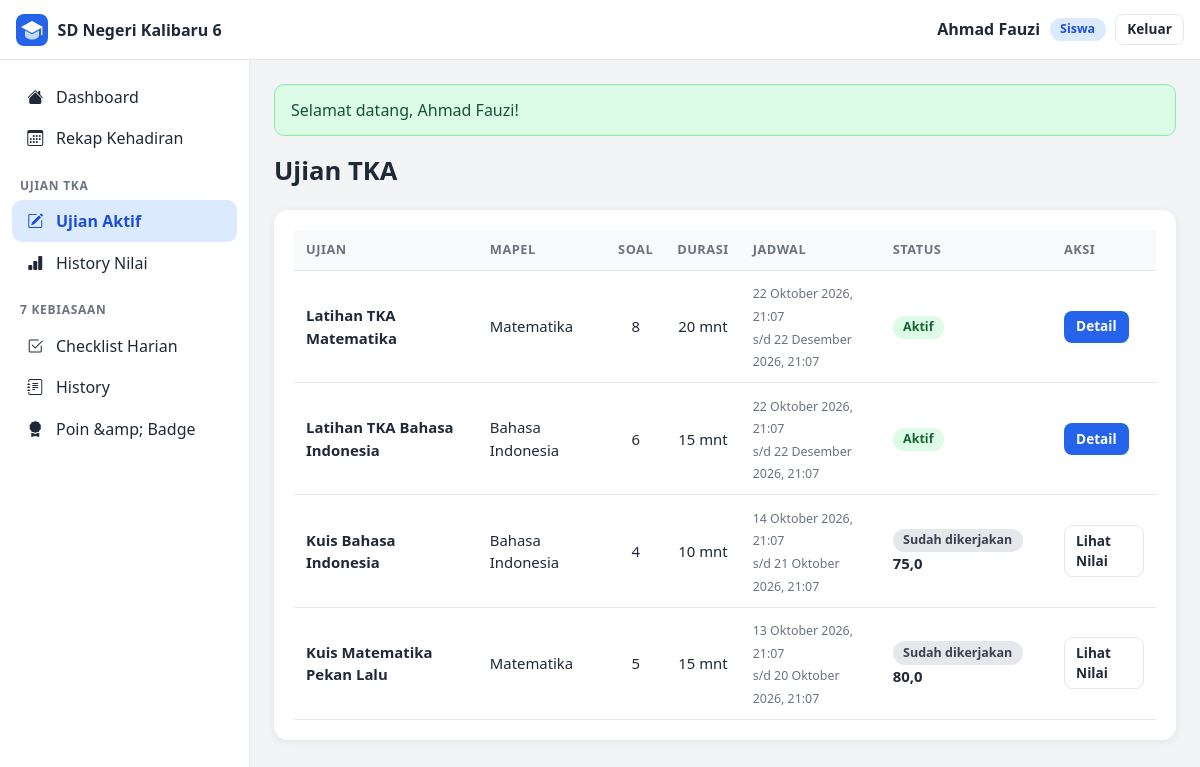
Screenshot of /siswa/ujian.php (signed in) with the database file from the repository.
### tables this page shows
CREATE TABLE siswa (
    id            INT UNSIGNED AUTO_INCREMENT PRIMARY KEY,
    user_id       INT UNSIGNED NOT NULL UNIQUE,
    nisn          VARCHAR(20) NOT NULL UNIQUE,
    nama          VARCHAR(100) NOT NULL,
    jenis_kelamin ENUM('L','P') NOT NULL,
    tanggal_lahir DATE NULL,
    alamat        VARCHAR(255) NULL,
    kelas_id      INT UNSIGNED NOT NULL,
    orang_tua_id  INT UNSIGNED NULL,
    status        ENUM('aktif','nonaktif') NOT NULL DEFAULT 'aktif',
    CONSTRAINT fk_siswa_user  FOREIGN KEY (user_id)      REFERENCES users(id)     ON DELETE CASCADE,
    CONSTRAINT fk_siswa_kelas FOREIGN KEY (kelas_id)     REFERENCES kelas(id),
    CONSTRAINT fk_siswa_ortu  FOREIGN KEY (orang_tua_id) REFERENCES orang_tua(id) ON DELETE SET NULL
);

CREATE TABLE ujian (
    id            INT UNSIGNED AUTO_INCREMENT PRIMARY KEY,
    nama_ujian    VARCHAR(150) NOT NULL,
    mapel_id      INT UNSIGNED NOT NULL,
    kelas_id      INT UNSIGNED NOT NULL,
    durasi_menit  SMALLINT UNSIGNED NOT NULL,
    waktu_mulai   DATETIME NOT NULL,
    waktu_selesai DATETIME NOT NULL,
    status        ENUM('draft','aktif') NOT NULL DEFAULT 'draft',
    CONSTRAINT fk_ujian_mapel FOREIGN KEY (mapel_id) REFERENCES mata_pelajaran(id),
    CONSTRAINT fk_ujian_kelas FOREIGN KEY (kelas_id) REFERENCES kelas(id)
);

CREATE TABLE mata_pelajaran (
    id         INT UNSIGNED AUTO_INCREMENT PRIMARY KEY,
    nama_mapel VARCHAR(80) NOT NULL UNIQUE,
    keterangan VARCHAR(255) NULL
);

CREATE TABLE hasil_ujian (
    id            INT UNSIGNED AUTO_INCREMENT PRIMARY KEY,
    ujian_id      INT UNSIGNED NOT NULL,
    siswa_id      INT UNSIGNED NOT NULL,
    waktu_mulai   DATETIME NOT NULL,
    waktu_selesai DATETIME NULL,
    status        ENUM('berlangsung','selesai') NOT NULL DEFAULT 'berlangsung',
    jumlah_benar  SMALLINT UNSIGNED NULL,
    jumlah_salah  SMALLINT UNSIGNED NULL,
    nilai         DECIMAL(5,2) NULL,
    UNIQUE KEY uq_hasil_ujian_siswa (ujian_id, siswa_id),
    CONSTRAINT fk_hasil_ujian FOREIGN KEY (ujian_id) REFERENCES ujian(id) ON DELETE CASCADE,
    CONSTRAINT fk_hasil_siswa FOREIGN KEY (siswa_id) REFERENCES siswa(id) ON DELETE CASCADE
);

### includes/auth.php (called while the page is built, shortened)
<?php
require_once __DIR__ . '/../config/database.php';
function e($nilai): string
{
    return htmlspecialchars((string) $nilai, ENT_QUOTES, 'UTF-8');
}
function url(string $path = ''): string
{
    return BASE_URL . '/' . ltrim($path, '/');
}
function ambil_flash(): array
{
    $daftar = $_SESSION['flash'] ?? [];
    return $daftar;
}
function user(): ?array
{
    return $_SESSION['user'] ?? null;
}
function halaman_beranda(string $role): string
{
    switch ($role) {
        case 'siswa':    return url('siswa/dashboard.php');
    }
}
function wajib_login(): array
{
    $u = user();
    return $u;
}
function nama_role(string $role): string
{
    $label = ['admin' => 'Admin', 'guru' => 'Guru', 'siswa' => 'Siswa', 'orangtua' => 'Orang Tua'];
    return $label[$role] ?? $role;
}

### config/database.php (called while the page is built, shortened)
<?php
function db(): PDO
{
    static $pdo = null;
    if ($pdo === null) {
        try {
            $pdo = new PDO(
                'mysql:host=' . DB_HOST . ';dbname=' . DB_NAME . ';charset=utf8mb4',
                DB_USER,
                DB_PASS,
                [
                    PDO::ATTR_ERRMODE            => PDO::ERRMODE_EXCEPTION,
                    PDO::ATTR_DEFAULT_FETCH_MODE => PDO::FETCH_ASSOC,
                    PDO::ATTR_EMULATE_PREPARES   => false,
                    PDO::MYSQL_ATTR_INIT_COMMAND => "SET time_zone = '+07:00'",
                ]
            );
        } catch (PDOException $e) {
            error_log('Koneksi database gagal: ' . $e->getMessage());
            http_response_code(500);
            exit('Koneksi database gagal. Pastikan MySQL di XAMPP sudah Start dan database kkp_sd sudah diimpor.');
        }
    }
    return $pdo;
}

### siswa/ujian.php (the view, shortened to what this page needs)
<?php
require_once __DIR__ . '/../includes/auth.php';
require_once __DIR__ . '/../includes/fungsi.php';
$siswa = siswa_login();
$daftar = ujian_untuk_siswa($siswa);
require __DIR__ . '/../includes/header.php';
?>
<section class="card">
    <div class="tabel-wrap">
        <table class="tabel">
            <thead><tr><th>Ujian</th><th>Mapel</th><th class="angka">Soal</th><th class="angka">Durasi</th><th>Jadwal</th><th>Status</th><th>Aksi</th></tr></thead>
            <tbody>
            <?php foreach ($daftar as $u): [$teks, $warna] = $label[$u['kondisi']]; ?>
                <tr>
                    <td><strong><?= e($u['nama_ujian']) ?></strong></td>
                    <td><?= e($u['nama_mapel']) ?></td>
                    <td class="angka"><?= (int) $u['jml_soal'] ?></td>
                    <td class="angka"><?= (int) $u['durasi_menit'] ?> mnt</td>
                    <td><small><?= e(waktu_indo($u['waktu_mulai'])) ?><br>s/d <?= e(waktu_indo($u['waktu_selesai'])) ?></small></td>
                    <td><?= pill($teks, $warna) ?><?= $u['kondisi'] === 'selesai' ? ' <strong>' . angka($u['nilai']) . '</strong>' : '' ?></td>
                    <td>
                        <?php if ($u['kondisi'] === 'selesai'): ?>
                            <a class="btn btn-light btn-sm" href="<?= e(url('siswa/ujian-hasil.php?id=' . (int) $u['hasil_id'])) ?>">Lihat Nilai</a>
                        <?php else: ?>
                            <a class="btn btn-primary btn-sm" href="<?= e(url('siswa/ujian-info.php?id=' . (int) $u['id'])) ?>">
                                <?= $u['kondisi'] === 'berlangsung' ? 'Lanjutkan' : 'Detail' ?></a>
                        <?php endif; ?>
                    </td>
                </tr>
            <?php endforeach; ?>
            </tbody>
        </table>
    </div>
</section>
<?php require __DIR__ . '/../includes/footer.php'; ?>

### includes/navbar.php (shortened to what this page needs)
<header class="navbar">
    <a class="navbar-brand" href="<?= e(halaman_beranda($pengguna['role'])) ?>">
        <img src="<?= e(url('assets/images/logo.svg')) ?>" alt="" width="32" height="32">
        <span><?= e(APP_SEKOLAH) ?></span>
    </a>
    <div class="navbar-user">
        <span class="navbar-nama"><?= e($pengguna['nama']) ?></span>
        <span class="pill pill-biru"><?= e(nama_role($pengguna['role'])) ?></span>
        <a class="btn btn-light btn-sm" href="<?= e(url('auth/logout.php')) ?>">Keluar</a>
    </div>
</header>

### includes/fungsi.php (shortened to what this page needs)
<?php
function tgl_indo(?string $tanggal): string
{
    $t = strtotime($tanggal);
    return date('j', $t) . ' ' . NAMA_BULAN[(int) date('n', $t)] . ' ' . date('Y', $t);
}
function waktu_indo(?string $waktu): string
{
    return tgl_indo($waktu) . ', ' . date('H:i', strtotime($waktu));
}
function angka($nilai, int $desimal = 1): string
{
    return number_format((float) $nilai, $desimal, ',', '.');
}
function pill(string $teks, string $warna = 'abu'): string
{
    return '<span class="pill pill-' . e($warna) . '">' . e($teks) . '</span>';
}
function siswa_login(): ?array
{
    $u = user();
    $st = db()->prepare('SELECT s.*, k.nama_kelas FROM siswa s JOIN kelas k ON k.id = s.kelas_id WHERE s.id = :id');
    $st->execute(['id' => $u['profil_id']]);
    return $st->fetch() ?: null;
}
    ob_start(); ?>
    <?php
function finalisasi_kadaluarsa(?int $ujian_id = null, ?int $siswa_id = null): void
{
    $sql = "SELECT h.id, h.waktu_mulai, u.durasi_menit, u.waktu_selesai AS jadwal_selesai
            FROM hasil_ujian h JOIN ujian u ON u.id = h.ujian_id WHERE h.status = 'berlangsung'";
    $param = [];
    if ($siswa_id !== null) { $sql .= ' AND h.siswa_id = :siswa'; $param['siswa'] = $siswa_id; }
    $st = db()->prepare($sql);
    $st->execute($param);
    foreach ($st->fetchAll() as $h) {
        if (time() >= batas_waktu_hasil($h['waktu_mulai'], (int) $h['durasi_menit'], $h['jadwal_selesai'])) {
            selesaikan_ujian((int) $h['id']);
        }
    }
}
function ujian_untuk_siswa(array $siswa): array
{
    finalisasi_kadaluarsa(null, (int) $siswa['id']);
    $st = db()->prepare("SELECT u.*, m.nama_mapel, h.id AS hasil_id, h.status AS hasil_status, h.nilai,
                                (SELECT COUNT(*) FROM ujian_soal us WHERE us.ujian_id = u.id) AS jml_soal
                         FROM ujian u JOIN mata_pelajaran m ON m.id = u.mapel_id
                         LEFT JOIN hasil_ujian h ON h.ujian_id = u.id AND h.siswa_id = :s
                         WHERE u.kelas_id = :k AND u.status = 'aktif' ORDER BY u.waktu_mulai DESC");
    $st->execute(['s' => $siswa['id'], 'k' => $siswa['kelas_id']]);
    $daftar = $st->fetchAll();
    return $daftar;
}

### assets/css/style.css (style rules this page uses)
:root { --primary: #2563eb; --primary-gelap: #1d4ed8; --primary-muda: #dbeafe; --success: #16a34a; --success-muda: #dcfce7; --warning: #eab308; --warning-muda: #fef9c3; --danger: #dc2626; --danger-muda: #fee2e2; --abu-bg: #f3f4f6; --abu-garis: #e5e7eb; --abu-teks: #6b7280; --teks: #1f2937; --putih: #ffffff; --radius: 14px; --bayangan: 0 2px 10px rgba(17, 24, 39, .07); --lebar-sidebar: 250px; --tinggi-navbar: 60px; }
* { box-sizing: border-box; }
html { font-size: 16px; }
body { margin: 0; font-family: "Segoe UI", system-ui, -apple-system, "Helvetica Neue", Arial, sans-serif; background: var(--abu-bg); color: var(--teks); line-height: 1.5; }
a { color: var(--primary); text-decoration: none; }
img { max-width: 100%; }
small, .petunjuk { color: var(--abu-teks); }
.navbar { position: fixed; top: 0; left: 0; right: 0; z-index: 30; height: var(--tinggi-navbar); background: var(--putih); border-bottom: 1px solid var(--abu-garis); display: flex; align-items: center; gap: .75rem; padding: 0 1rem; }
.navbar-brand { display: flex; align-items: center; gap: .6rem; font-weight: 700; color: var(--teks); }
.navbar-user { margin-left: auto; display: flex; align-items: center; gap: .6rem; }
.navbar-nama { font-weight: 600; }
.card { background: var(--putih); border-radius: var(--radius); box-shadow: var(--bayangan); padding: 1.25rem; margin-bottom: 1.25rem; }
.btn { display: inline-flex; align-items: center; justify-content: center; gap: .4rem; padding: .55rem 1.1rem; border-radius: 10px; border: 1px solid transparent; font: inherit; font-weight: 600; cursor: pointer; text-decoration: none; background: var(--abu-bg); color: var(--teks); transition: transform .1s, filter .15s; }
.btn-primary { background: var(--primary); color: #fff; }
.btn-light { background: var(--putih); border-color: var(--abu-garis); color: var(--teks); }
.btn-sm { padding: .3rem .7rem; font-size: .85rem; border-radius: 8px; }
.tabel-wrap { overflow-x: auto; }
table.tabel { width: 100%; border-collapse: collapse; font-size: .93rem; }
.tabel th, .tabel td { padding: .65rem .75rem; text-align: left; border-bottom: 1px solid var(--abu-garis); vertical-align: middle; }
.tabel th { background: #f9fafb; font-size: .8rem; text-transform: uppercase; letter-spacing: .04em; color: var(--abu-teks); white-space: nowrap; }
.tabel .angka { text-align: center; }
.pill { display: inline-block; padding: .15rem .65rem; border-radius: 999px; font-size: .78rem; font-weight: 700; white-space: nowrap; }
.pill-hijau { background: var(--success-muda); color: #166534; }
.pill-biru { background: var(--primary-muda); color: var(--primary-gelap); }
.pill-abu { background: #e5e7eb; color: #374151; }

### rows the page displays
siswa: nama "Ahmad Fauzi"
ujian: nama_ujian "Latihan TKA Matematika", mapel.nama_mapel "Matematika", jml_soal "8", durasi_menit "20", waktu_mulai "22 Oktober 2026, 21:07", waktu_selesai "22 Desember 2026, 21:07", teks "Aktif", shows "Detail"
ujian: nama_ujian "Latihan TKA Bahasa Indonesia", mapel.nama_mapel "Bahasa Indonesia", jml_soal "6", durasi_menit "15", waktu_mulai "22 Oktober 2026, 21:07", waktu_selesai "22 Desember 2026, 21:07", teks "Aktif", shows "Detail"
ujian: nama_ujian "Kuis Bahasa Indonesia", mapel.nama_mapel "Bahasa Indonesia", jml_soal "4", durasi_menit "10", waktu_mulai "14 Oktober 2026, 21:07", waktu_selesai "21 Oktober 2026, 21:07", teks "Sudah dikerjakan", hasil_ujian.nilai "75,0"
ujian: nama_ujian "Kuis Matematika Pekan Lalu", mapel.nama_mapel "Matematika", jml_soal "5", durasi_menit "15", waktu_mulai "13 Oktober 2026, 21:07", waktu_selesai "20 Oktober 2026, 21:07", teks "Sudah dikerjakan", hasil_ujian.nilai "80,0"

### other values shown
APP_SEKOLAH "SD Negeri Kalibaru 6"
nama_role($pengguna['role']) "Siswa"
$item[0] "Dashboard"
$item[0] "Rekap Kehadiran"
$item[0] "UJIAN TKA"
$item[0] "Ujian Aktif"
$item[0] "History Nilai"
$item[0] "7 KEBIASAAN"
$item[0] "Checklist Harian"
$item[0] "History"
$item[0] "Poin &amp; Badge"
$f['pesan'] "Selamat datang, Ahmad Fauzi!"
$judul "Ujian TKA"
